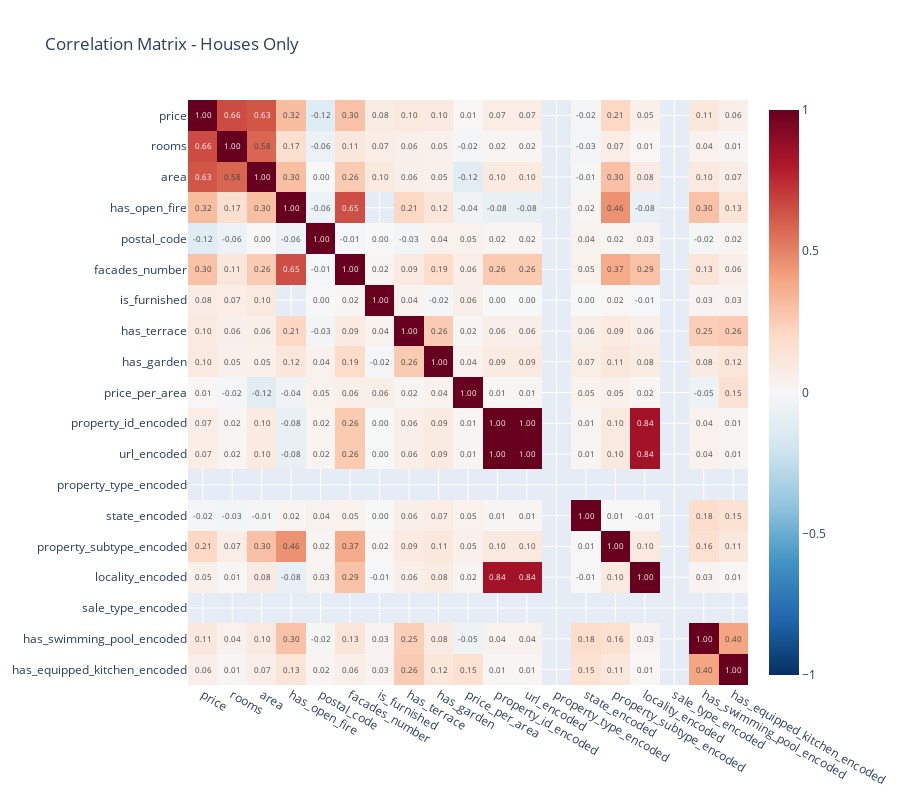

Notebook cell for this chart:
### Code cell
# Filter for Houses
df_houses = df_analysis[df_analysis['property_type'] == 'House'][numerical_cols]
corr_houses = df_houses.corr()

# Create heatmap for Houses
fig_houses = px.imshow(corr_houses, 
                       text_auto='.2f',
                       aspect='auto',
                       color_continuous_scale='RdBu_r',
                       color_continuous_midpoint=0,
                       title='Correlation Matrix - Houses Only')

fig_houses.update_layout(width=900, height=800)
fig_houses.show()

### Figure 1 — Plotly figure (JSON) as saved in the notebook; plotly's stock layout.template omitted (floating-point values rounded to 4 significant figures; data arrays with more than 128 entries replaced by an {"elided": "..."} marker saying what was removed)
{"data": [{"coloraxis": "coloraxis", "hovertemplate": "x: %{x}<br>y: %{y}<br>color: %{z}<extra></extra>", "name": "0", "texttemplate": "%{z:.2f}", "type": "heatmap", "x": ["price", "rooms", "area", "has_open_fire", "postal_code", "facades_number", "is_furnished", "has_terrace", "has_garden", "price_per_area", "property_id_encoded", "url_encoded", "property_type_encoded", "state_encoded", "property_subtype_encoded", "locality_encoded", "sale_type_encoded", "has_swimming_pool_encoded", "has_equipped_kitchen_encoded"], "xaxis": "x", "y": ["price", "rooms", "area", "has_open_fire", "postal_code", "facades_number", "is_furnished", "has_terrace", "has_garden", "price_per_area", "property_id_encoded", "url_encoded", "property_type_encoded", "state_encoded", "property_subtype_encoded", "locality_encoded", "sale_type_encoded", "has_swimming_pool_encoded", "has_equipped_kitchen_encoded"], "yaxis": "y", "z": {"elided": "19x19 float values"}}], "layout": {"coloraxis": {"cmid": 0, "colorscale": [[0, "rgb(5,48,97)"], [0.1, "rgb(33,102,172)"], [0.2, "rgb(67,147,195)"], [0.3, "rgb(146,197,222)"], [0.4, "rgb(209,229,240)"], [0.5, "rgb(247,247,247)"], [0.6, "rgb(253,219,199)"], [0.7, "rgb(244,165,130)"], [0.8, "rgb(214,96,77)"], [0.9, "rgb(178,24,43)"], [1, "rgb(103,0,31)"]]}, "height": 800, "title": {"text": "Correlation Matrix - Houses Only"}, "width": 900, "xaxis": {"anchor": "y", "domain": [0, 1]}, "yaxis": {"anchor": "x", "autorange": "reversed", "domain": [0, 1]}}}
